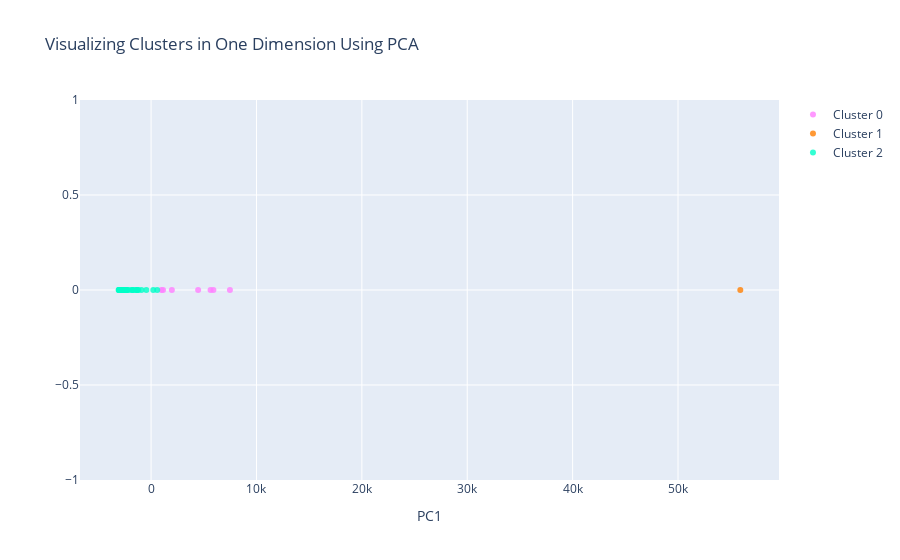

This figure's notebook cell:
### Code cell
#Instructions for building the 1-D plot

#trace1 is for 'Cluster 0'
trace1 = go.Scatter(
                    x = cluster0["PC1_1d"],
                    y = cluster0["dummy"],
                    mode = "markers",
                    name = "Cluster 0",
                    marker = dict(color = 'rgba(255, 128, 255, 0.8)'),
                    text = None)

#trace2 is for 'Cluster 1'
trace2 = go.Scatter(
                    x = cluster1["PC1_1d"],
                    y = cluster1["dummy"],
                    mode = "markers",
                    name = "Cluster 1",
                    marker = dict(color = 'rgba(255, 128, 2, 0.8)'),
                    text = None)

#trace3 is for 'Cluster 2'
trace3 = go.Scatter(
                    x = cluster2["PC1_1d"],
                    y = cluster2["dummy"],
                    mode = "markers",
                    name = "Cluster 2",
                    marker = dict(color = 'rgba(0, 255, 200, 0.8)'),
                    text = None)

data = [trace1, trace2, trace3]
title = "Visualizing Clusters in One Dimension Using PCA"

layout = dict(title = title,
              xaxis= dict(title= 'PC1',ticklen= 5,zeroline= False),
              yaxis= dict(title= '',ticklen= 5,zeroline= False)
             )

fig = dict(data = data, layout = layout)

iplot(fig)

### Figure 1 — Plotly figure (JSON) as saved in the notebook; plotly's stock layout.template omitted (floating-point values rounded to 4 significant figures)
{"data": [{"marker": {"color": "rgba(255, 128, 255, 0.8)"}, "mode": "markers", "name": "Cluster 0", "type": "scatter", "x": [7481.0, 5911.0, 5642.0, 4464.0, 1972.0, 1133.0, 983.1], "y": [0, 0, 0, 0, 0, 0, 0]}, {"marker": {"color": "rgba(255, 128, 2, 0.8)"}, "mode": "markers", "name": "Cluster 1", "type": "scatter", "x": [55910.0], "y": [0]}, {"marker": {"color": "rgba(0, 255, 200, 0.8)"}, "mode": "markers", "name": "Cluster 2", "type": "scatter", "x": [206.8, -451.7, -910.7, -1212.0, -1312.0, -1434.0, 578.5, -1802.0, -1345.0, -1778.0, -2090.0, -2270.0, -2363.0, -2365.0, -2351.0, -2455.0, -2509.0, -1679.0, -2488.0, -2546.0, -2477.0, -2612.0, -2623.0, -2561.0, -2698.0, -2760.0, -2761.0, -2814.0, -2836.0, -2871.0, -2890.0, -2934.0, -2946.0, -2988.0, -2997.0, -3018.0, -3064.0, -3074.0], "y": [0, 0, 0, 0, 0, 0, 0, 0, 0, 0, 0, 0, 0, 0, 0, 0, 0, 0, 0, 0, 0, 0, 0, 0, 0, 0, 0, 0, 0, 0, 0, 0, 0, 0, 0, 0, 0, 0]}], "layout": {"title": {"text": "Visualizing Clusters in One Dimension Using PCA"}, "xaxis": {"ticklen": 5, "title": {"text": "PC1"}, "zeroline": false}, "yaxis": {"ticklen": 5, "title": {"text": ""}, "zeroline": false}}}
